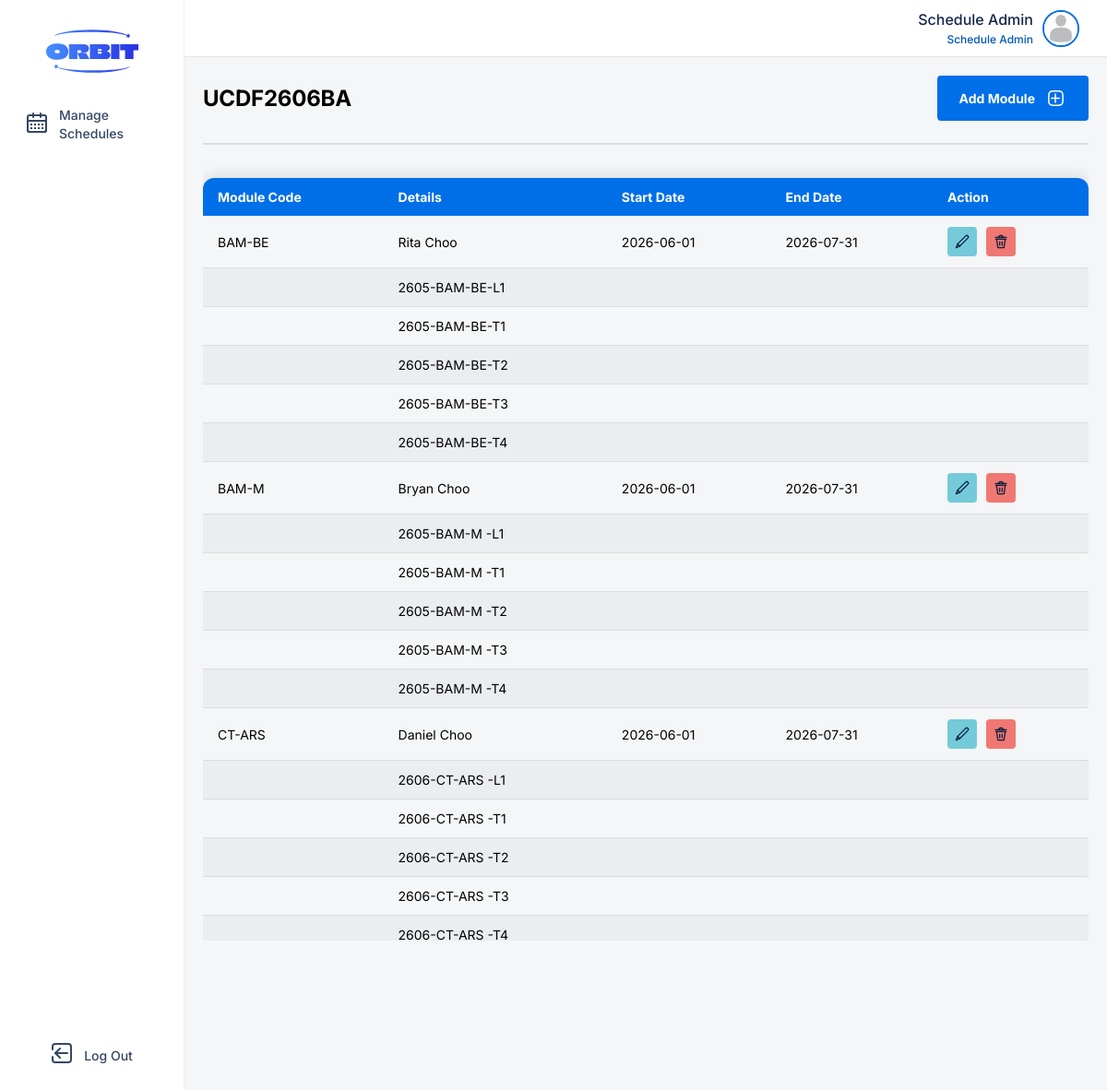
The page /client/src/pages/course-management/module-page.php?intake=UCDF2606BA (signed in) on the database its author committed.
### tables this page shows
CREATE TABLE IF NOT EXISTS `user` (
  `user_id` int NOT NULL AUTO_INCREMENT,
  `name` varchar(255) NOT NULL,
  `password` varchar(255) NOT NULL,
  `email` varchar(50) NOT NULL,
  `phone` varchar(15) NOT NULL,
  `picture` varchar(50) DEFAULT NULL,
  `role` varchar(20) NOT NULL,
  PRIMARY KEY (`user_id`)
);

CREATE TABLE IF NOT EXISTS `intake` (
  `intake_id` varchar(20) NOT NULL,
  `course_id` varchar(10) NOT NULL,
  `name` varchar(255) NOT NULL,
  `start_date` date NOT NULL,
  `total_register` int NOT NULL,
  `status` varchar(15) NOT NULL,
  PRIMARY KEY (`intake_id`),
  KEY `course_id` (`course_id`)
);

CREATE TABLE IF NOT EXISTS `course_module` (
  `course_module_id` int NOT NULL AUTO_INCREMENT,
  `module_id` varchar(20) NOT NULL,
  `lecturer_id` varchar(10) NOT NULL,
  `intake_id` varchar(20) NOT NULL,
  `start_date` date NOT NULL,
  `end_date` date NOT NULL,
  PRIMARY KEY (`course_module_id`),
  KEY `module_id` (`module_id`),
  KEY `lecturer_id` (`lecturer_id`),
  KEY `intake_id` (`intake_id`) USING BTREE
);

CREATE TABLE IF NOT EXISTS `module_group` (
  `module_group_id` varchar(25) NOT NULL,
  `course_module_id` int NOT NULL,
  `type` varchar(10) NOT NULL,
  PRIMARY KEY (`module_group_id`),
  KEY `course_module_id` (`course_module_id`)
);

### server/models/user.php (called while the page is built, shortened)
<?php
class User {
    private $connection;
    public function __construct($database) {
        $this->connection = $database;
    }
    public function getUser($userID):array {
        $result = [
            "error" => True,
            "id" => $userID,
            "name" => "",
            "password" => "",
            "email" => "",
            "phone" => "",
            "picture" => "",
            "role" => ""
        ];
        $sql = "SELECT * FROM user WHERE user_id = $userID;";
        $statement = mysqli_query($this->connection, $sql);
        $user = mysqli_fetch_array($statement);
        if ($user) {
            $result["error"] = False;
            $result["name"] = $user["name"];
            $result["password"] = $user["password"];
            $result["email"] = $user["email"];
            $result["phone"] = $user["phone"];
            $result["picture"] = $user["picture"];
            $result["role"] = $user["role"];
        }
        return $result;
    }
}
?>

### server/controllers/manage-user.php (called while the page is built, shortened)
<?php
require_once ROOT.MODELS.'/user.php';
class ManageUser {
    private $userEditor;
    private $lecturerEditor;
    public function __construct() {
        global $connect;
        $this->userEditor = new User($connect);
        $this->lecturerEditor = new Lecturer($connect);
    }
    public function get($id):array {
        $result = [
            "error" => True,
        ];
        $user = $this->userEditor->getUser($id);
        $result["error"] = $user["error"];
        if ($result["error"]) {
            return $result;
        } else {
            $result["userID"] = $user["id"];
            $result["name"] = $user["name"];
            $result["password"] = $user["password"];
            $result["email"] = $user["email"];
            $result["phone"] = $user["phone"];
            $result["picture"] = $user["picture"];
            $result["role"] = $user["role"];
            $role = $user["role"];
        }
        switch ($role) {
            case "Lecturer":
                $lecturer = $this->lecturerEditor->getLecturer($id);
                $result["error"] = $lecturer["error"];
                if (!$result["error"]) {
                    $result["lecturerID"] = $lecturer["lecturerID"];
                    $result["qualification"] = $lecturer["qualification"];
                    $result["status"] = $lecturer["status"];
                }
                break;
        }
        return $result;
    }
}
?>

### server/routes/user-management-route.php (called while the page is built, shortened)
<?php
require_once ROOT.CONTROLLERS.'/manage-user.php';
$manageUser = new ManageUser();
function getUser($id) {
    global $manageUser;
    $data = $manageUser->get($id);
    return $data;
}
?>

### server/routes/course-management-route.php (called while the page is built, shortened)
<?php
require_once ROOT . CONTROLLERS . '/manage-intake.php';
require_once ROOT . CONTROLLERS . '/manage-user.php';
require_once ROOT . CONTROLLERS . '/manage-course-module.php';
$manageIntake = new ManageIntake();
$manageCourseModule = new ManageCourseModule();
function getIntake($intakeID) {
    global $manageIntake;
    return $manageIntake->getIntake($intakeID);
}
function getCourseModuleList($intakeID) {
    global $manageCourseModule;
    return $manageCourseModule->getList($intakeID);
}
?>

### server/controllers/manage-intake.php (called while the page is built, shortened)
<?php
require_once ROOT . MODELS . '/intake.php';
class ManageIntake {
    private $intakeEditor;
    public function __construct() {
        global $connect;
        $this->intakeEditor = new Intake($connect);
    }
    public function getIntake($intakeID) {
        $result = $this->intakeEditor->getIntake($intakeID);
        if ($result["error"]) {
            return [];
        } else {
            return [
                "intakeID" => $result["intakeID"],
                "courseID" => $result["courseID"],
                "name" => $result["name"],
                "startDate" => $result["startDate"],
                "totalRegister" => $result["totalRegister"],
                "status" => $result["status"]];
        }
    }
}
?>

### server/models/intake.php (called while the page is built, shortened)
<?php
class Intake {
    private $connection;
    public function __construct($database) {
        $this->connection = $database;
    }
    public function getIntake($intakeID):array {
        $result = [
            "error" => True,
            "intakeID" => "",
            "courseID" => "",
            "name" => "",
            "startDate" => "",
            "totalRegister" => 0,
            "status" => ""
        ];
        $sql = "SELECT * FROM intake WHERE intake_id = '$intakeID';";
        $statement = mysqli_query($this->connection, $sql);
        $intake = mysqli_fetch_array($statement);
        if ($intake) {
            $result["intakeID"] = $intake["intake_id"];
            $result["courseID"] = $intake["course_id"];
            $result["name"] = $intake["name"];
            $result["startDate"] = $intake["start_date"];
            $result["totalRegister"] = $intake["total_register"];
            $result["status"] = $intake["status"];
            $result["error"] = False;
        }
        return $result;
    }
}
?>

### server/controllers/manage-course-module.php (called while the page is built, shortened)
<?php
require_once ROOT . MODELS . '/module-group.php';
require_once ROOT . MODELS . '/intake.php';
class ManageCourseModule {
    private $connection;
    private $moduleGroupEditor;
    public function __construct() {
        global $connect;
        $this->connection = $connect;
        $this->moduleGroupEditor = new ModuleGroup($connect);
    }
    public function getList($intakeID):array {
        $result = [];
        $sql = "SELECT * FROM course_module c
                LEFT JOIN lecturer l ON c.lecturer_id = l.lecturer_id
                LEFT JOIN user u ON l.user_id = u.user_id WHERE c.intake_id = '$intakeID';";
        $statement = mysqli_query($this->connection, $sql);
        while ($row = mysqli_fetch_array($statement)) {
            $moduleGroup = $this->moduleGroupEditor->getModuleGroup($row["course_module_id"]);
            $result[] = [
                "courseModuleID" => $row["course_module_id"],
                "lecturerID" => $row["lecturer_id"],
                "moduleID" => $row["module_id"],
                "name" => $row["name"],
                "intake" => $row['intake_id'],
                "startDate" => $row["start_date"],
                "endDate" => $row["end_date"],
                "group" => $moduleGroup
            ];
        }
        return $result;
    }
}
?>

### server/models/module-group.php (called while the page is built, shortened)
<?php
class ModuleGroup {
    private $connection;
    public function __construct($database) {
        $this->connection = $database;
    }
    public function getModuleGroup($courseModuleID) {
        $result = [];
        $sql = "SELECT * FROM module_group WHERE course_module_id = $courseModuleID;";
        $statement = mysqli_query($this->connection, $sql);
        while ($row = mysqli_fetch_array($statement)) {
            $result[] = [
                "moduleGroupID" => $row["module_group_id"],
                "type" => $row["type"]
            ];
        }
        return $result;
    }
}
?>

### client/src/features/course-management/course-module-component.php (the view, shortened to what this page needs)
<?php
function renderTable($courseModuleList, $intakeID)
{
?>
    <div class="table-container">
    <table class="users-table">
        <thead>
            <tr>
                <th>Module Code</th>
                <th>Details</th>
                <th>Start Date</th>
                <th>End Date</th>
                <th>Action</th>
            </tr>
        </thead>
        <tbody>
            <?php foreach ($courseModuleList as $courseModule):
            ?>
                <tr>
                    <td><?php echo $courseModule['moduleID']; ?></td>
                    <td><?php echo $courseModule['name']; ?></td>
                    <td><?php echo $courseModule['startDate']; ?></td>
                    <td><?php echo $courseModule['endDate']; ?></td>
                    <td>
                        <form class="actions" method="post" action="<?php echo PAGES ?>/course-management/module-page.php?intake=<?php echo $intakeID; ?>">
                            <button class="action-btn" id="edit-btn" name="edit" type="submit">
                            </button>
                            <button class="action-btn" id="delete-btn" name="delete" type="submit">
                            </button>
                        </form>
                    </td>
                </tr>
                <?php foreach ($courseModule['group'] as $row) { ?>
                    <tr>
                        <td></td>
                        <td><?php echo $row['moduleGroupID']; ?></td>
                        <td></td>
                        <td></td>
                        <td>
                        </td>
                    </tr>
            <?php } endforeach; ?>
        </tbody>
    </table>
    </div>
<?php
}
?>

### client/src/shared/navigation-bar/admin-nav-bar.php (shortened to what this page needs)
<?php
function renderNavItem($name, $iconFilename, $link, $pageId)
{
    $activeClass = (isset($_SESSION['currentPage']) && $_SESSION['currentPage'] == $pageId) ? 'active' : '';
    echo "<li class='nav-item {$activeClass}' id='{$pageId}'>";
    echo "<a href='{$link}'>";
    echo "<div class='icon'>";
    echo "</div>";
    echo "<span>{$name}</span>";
    echo "</a>";
    echo "</li>";
}
function renderNavBar()
{
    $userRole = $_SESSION['role'] ?? 'guest';
    echo '<div class="nav-bar">';
    echo '<div class="logo-wrapper">';
    echo '<img class="logo" src="' . ASSETS . '/icons/orbit-logo.svg" alt="Orbit Logo">';
    echo '</div>';
    echo '<div class="nav-wrapper">';
    echo '<ul class="nav-list">';
    switch ($userRole) {
        case 'Schedule Admin':
            $dashboardPath = PAGES . "/schedule-management/dashboard.php";
            renderNavItem('Manage Schedules', 'calendar-icon.svg', $dashboardPath, 'manageschedules');
            break;
    }
    echo '</ul>';
    echo '</div>';
    if ($userRole !== 'guest') {
        echo '<ul class="nav-list logout-section">';
        echo '</ul>';
    }
    echo '</div>';
}
function renderContentTopBar($name, $role, $profileImg = UPLOADS . '/default-profile.png') {
    echo '<div class="top-bar">';
    echo '<div class="profile" onClick="openModal(\'userProfileView\')">';
    echo '<div class="name-and-role">';
    echo '<span class="username">' . htmlspecialchars($name) . '</span>';
    echo '<span class="role">' . htmlspecialchars($role) . '</span>';
    echo '</div>';
    echo '<div class="profile-img-container">';
    echo '<img src="' . $profileImg . '" alt="Profile Image" class="profile-img">';
    echo '</div>';
    echo '</div>';
    echo '</div>';
}
?>

### client/src/pages/course-management/module-page.php (shortened to what this page needs)
<?php
include_once ROOT . COMPONENTS . '/header.php';
include_once ROOT . COMPONENTS . '/footer.php';
require_once ROOT . NAVIGATION . '/admin-nav-bar.php';
require_once ROOT . SERVICES . '/manage-course-service.php';
require_once ROOT . FEATURES . '/course-management/course-module-component.php';
$user = getUser($_SESSION['userID']);
$name = $user['name'];
$role = $user['role'];
renderNavBar();
renderContentTopBar($name, $role);
if (isset($_GET['intake'])) {
    $intake = getIntake($_GET['intake']);
} else {
    header('Location: ' . INDEX);
    exit();
}
?>
<div class="page-content">
    <div class="manage-users-container">
        <div class="title-btn-wrapper">
            <span class="manage-users-header"><?php echo $intake['intakeID']; ?></span>
            <div class="add-user-btn" onclick="openModal('addCourseModuleForm')">
                <span class="btn-text">
                    Add Module
                </span>
            </div>
        </div>
        <hr class="divider">
        <?php
        $courseModuleList = getCourseModuleList($intake['intakeID']);
        renderTable($courseModuleList, $intake['intakeID']);
        ?>
    </div>
</div>

### client/src/styles/global.css (style rules this page uses)
*, *::before, *::after { margin: 0; padding: 0; box-sizing: border-box; font-family: "Inter", sans-serif; }

### client/src/styles/modal.css (style rules this page uses)
:root { --text-highlight: #007aff; --link-hover: #0057b5; --heading-2-color: #354764; --heading-color: #091e42; --id-bg-text: #dfe2e6; --id-text: #4a4a4b; --light-shadow: rgba(0, 0, 0, 0.1); --overlay-bg: rgba(0, 0, 0, 0.2); --profile-border: #007aff; }

### client/src/styles/admin-nav-bar.css (style rules this page uses)
.nav-bar { display: flex; position: sticky; top: 0px; left: 0px; flex-direction: column; align-items: center; height: 100vh; width: fit-content; min-width: 200px; padding: 32px 16px; background: white; border-right: 1px solid #f0f0f0; z-index: 999; }
.logo { width: 100px; height: auto; flex-shrink: 0; aspect-ratio: 135/64; }
.icon { width: 24px; height: auto; aspect-ratio: 1/1; }
.nav-wrapper { flex: 1; display: flex; flex-direction: column; margin-top: 24px; }
.nav-list { padding: 0; margin: 0; list-style: none; display: flex; flex-direction: column; gap: 8px; }
.nav-item { list-style: none; list-style-type: none; }
.nav-item a { display: flex; padding: 8px 12px; align-items: center; gap: 12px; align-self: stretch; border-radius: var(--Container-corner-radius, 4px); text-decoration: none; color: var(--Foundation-Neutral-N600, #354764); font-family: Inter; font-size: 14px; font-style: normal; font-weight: 500; line-height: 20px; transition: 0.1s; }

### client/src/styles/admin-top-bar.css (style rules this page uses)
body { background-color: #F5F6F7; }
.top-bar { position: fixed; top: 0; left: 0; width: 100%; height: 62px; display: flex; flex-direction: column; justify-content: center; padding: 0px 20px; align-items: flex-end; gap: 20px; border-bottom: 0.5px solid rgba(0, 0, 0, 0.1); background: #fff; }
.profile { display: flex; flex-direction: row; align-items: center; justify-content: flex-end; padding: 10px; gap: 10px; cursor: pointer; border-radius: 4px; transition: 0.2s ease; }
.profile-img-container { width: 40px; height: 40px; flex-shrink: 0; }
.profile-img { width: 100%; height: 100%; border-radius: 50%; object-fit: cover; border: 2px solid var(--Foundation-Blue-blue-600, #006fe8); }
.name-and-role { display: flex; flex-direction: column; align-items: flex-end; gap: 4px; }
.username { color: var(--Foundation-Neutral-N800, #15294b); text-align: center; font-family: Inter; font-size: 16px; font-style: normal; font-weight: 500; line-height: normal; }
.role { color: var(--Foundation-Blue-blue-700, #0057b5); text-align: center; font-family: Inter; font-size: 12px; font-style: normal; font-weight: 500; line-height: normal; }

### client/src/styles/form.css (style rules this page uses)
:root { --primary-blue: #2563eb; --bg-subtle: rgba(245, 246, 247, 0.8); --border-color: #e2e8f0; --text-main: #1e293b; --text-muted: #64748b; }

### rows shown on the page
user: role "Schedule Admin"
intake: intake_id "UCDF2606BA"
course_module: module "BAM-BE", user.name "Rita Choo", start_date "2026-06-01", end_date "2026-07-31"
module_group: module_group_id "2605-BAM-BE-L1"
module_group: module_group_id "2605-BAM-BE-T1"
module_group: module_group_id "2605-BAM-BE-T2"
module_group: module_group_id "2605-BAM-BE-T3"
module_group: module_group_id "2605-BAM-BE-T4"
course_module: module "BAM-M", user.name "Bryan Choo", start_date "2026-06-01", end_date "2026-07-31"
module_group: module_group_id "2605-BAM-M -L1"
module_group: module_group_id "2605-BAM-M -T1"
module_group: module_group_id "2605-BAM-M -T2"
module_group: module_group_id "2605-BAM-M -T3"
module_group: module_group_id "2605-BAM-M -T4"
course_module: module "CT-ARS", user.name "Daniel Choo", start_date "2026-06-01", end_date "2026-07-31"
module_group: module_group_id "2606-CT-ARS -L1"
module_group: module_group_id "2606-CT-ARS -T1"
module_group: module_group_id "2606-CT-ARS -T2"
module_group: module_group_id "2606-CT-ARS -T3"
module_group: module_group_id "2606-CT-ARS -T4"

### other values the page prints
$name "Manage Schedules Log Out"
$role "Schedule Admin"
